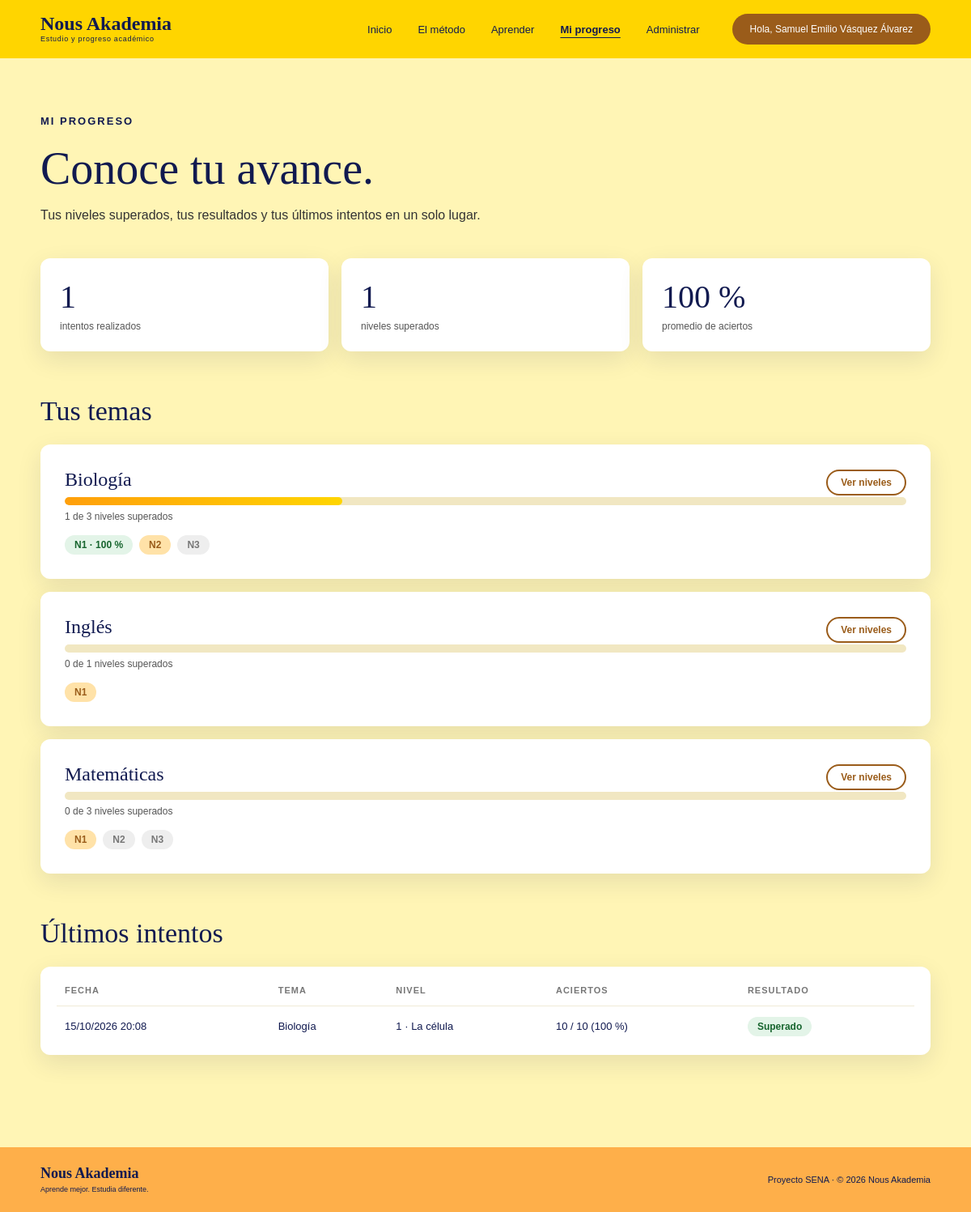
Screenshot of /ProyectoSenaFinal/Vistas/progreso.php (signed in) with the database file from the repository.
### tables this page shows
CREATE TABLE `temas` (
  `id_tema` int(11) NOT NULL,
  `nombre` varchar(100) NOT NULL,
  `descripcion` varchar(500) NOT NULL DEFAULT '',
  `fecha_creacion` datetime NOT NULL DEFAULT current_timestamp()
);

CREATE TABLE `niveles` (
  `id_nivel` int(11) NOT NULL,
  `id_tema` int(11) NOT NULL,
  `numero` tinyint(3) UNSIGNED NOT NULL,
  `nombre` varchar(100) NOT NULL,
  `descripcion` varchar(255) NOT NULL DEFAULT ''
);

CREATE TABLE `intentos` (
  `id_intento` int(11) NOT NULL,
  `id_usuario` int(11) NOT NULL,
  `id_nivel` int(11) NOT NULL,
  `aciertos` smallint(5) UNSIGNED NOT NULL,
  `total` smallint(5) UNSIGNED NOT NULL,
  `porcentaje` decimal(5,2) NOT NULL,
  `aprobado` tinyint(1) NOT NULL DEFAULT 0,
  `fecha` datetime NOT NULL DEFAULT current_timestamp()
);

### ProyectoSenaFinal/Config/sesion.php (called while the page is built, shortened)
<?php
function requerirSesion()
{
    return intval($_SESSION["id_usuario"]);
}
?>

### ProyectoSenaFinal/Datos/Intento/IntentoDAO.php (called while the page is built, shortened)
<?php
require_once __DIR__ . "/../../Config/conexionBDD.php";
class IntentoDAO
{
    private $conexion;
    public function __construct()
    {
        global $conexion;
        $this->conexion = $conexion;
    }
    public function ultimosIntentos($idUsuario, $limite)
    {
        $sql = "SELECT
                    i.aciertos,
                    i.total,
                    i.porcentaje,
                    i.aprobado,
                    i.fecha,
                    n.numero,
                    n.nombre AS nivel_nombre,
                    t.nombre AS tema_nombre
                FROM intentos i
                INNER JOIN niveles n
                    ON n.id_nivel = i.id_nivel
                INNER JOIN temas t
                    ON t.id_tema = n.id_tema
                WHERE i.id_usuario = ?
                ORDER BY i.fecha DESC, i.id_intento DESC
                LIMIT ?";
        $stmt = $this->conexion->prepare($sql);
        $intentos = [];
        $stmt->bind_param("ii", $idUsuario, $limite);
        $stmt->execute();
        $resultado = $stmt->get_result();
        while ($fila = $resultado->fetch_assoc()) {
            $intentos[] = $fila;
        }
        return $intentos;
    }
    public function obtenerEstadisticas($idUsuario)
    {
        $sql = "SELECT
                    COUNT(*) AS total_intentos,
                    COUNT(DISTINCT CASE
                        WHEN aprobado = 1 THEN id_nivel
                    END) AS niveles_aprobados,
                    COALESCE(AVG(porcentaje), 0) AS promedio
                FROM intentos
                WHERE id_usuario = ?";
        $stmt = $this->conexion->prepare($sql);
        $stmt->bind_param("i", $idUsuario);
        $stmt->execute();
        $fila = $stmt->get_result()->fetch_assoc();
        return [
            "total_intentos" => intval($fila["total_intentos"]),
            "niveles_aprobados" => intval($fila["niveles_aprobados"]),
            "promedio" => floatval($fila["promedio"])
        ];
    }
}
?>

### ProyectoSenaFinal/Datos/Tema/TemaDAO.php (called while the page is built, shortened)
<?php
require_once __DIR__ . "/../../Config/conexionBDD.php";
class TemaDAO
{
    private $conexion;
    public function __construct()
    {
        global $conexion;
        $this->conexion = $conexion;
    }
    public function listarTemas()
    {
        $sql = "SELECT
                    t.id_tema,
                    t.nombre,
                    t.descripcion,
                    COUNT(DISTINCT n.id_nivel) AS total_niveles,
                    COUNT(f.id_flashcard) AS total_flashcards
                FROM temas t
                LEFT JOIN niveles n
                    ON n.id_tema = t.id_tema
                LEFT JOIN flashcards f
                    ON f.id_nivel = n.id_nivel
                GROUP BY t.id_tema, t.nombre, t.descripcion
                ORDER BY t.nombre ASC";
        $resultado = $this->conexion->query($sql);
        $temas = [];
        while ($fila = $resultado->fetch_assoc()) {
            $temas[] = $fila;
        }
        return $temas;
    }
}
?>

### ProyectoSenaFinal/Datos/Nivel/NivelDAO.php (called while the page is built, shortened)
<?php
require_once __DIR__ . "/../../Config/conexionBDD.php";
class NivelDAO
{
    private $conexion;
    public function __construct()
    {
        global $conexion;
        $this->conexion = $conexion;
    }
    public function listarNivelesConEstado($idUsuario, $idTema)
    {
        $sql = "SELECT
                    n.id_nivel,
                    n.numero,
                    n.nombre,
                    n.descripcion,
                    (SELECT COUNT(*)
                     FROM flashcards f
                     WHERE f.id_nivel = n.id_nivel)
                    AS total_flashcards,
                    (SELECT COALESCE(MAX(i.porcentaje), 0)
                     FROM intentos i
                     WHERE i.id_nivel = n.id_nivel
                     AND i.id_usuario = ?)
                    AS mejor_porcentaje,
                    (SELECT COUNT(*)
                     FROM intentos i
                     WHERE i.id_nivel = n.id_nivel
                     AND i.id_usuario = ?)
                    AS total_intentos,
                    (SELECT COUNT(*)
                     FROM intentos i
                     WHERE i.id_nivel = n.id_nivel
                     AND i.id_usuario = ?
                     AND i.aprobado = 1)
                    AS veces_aprobado
                FROM niveles n
                WHERE n.id_tema = ?
                ORDER BY n.numero ASC";
        $stmt = $this->conexion->prepare($sql);
        $niveles = [];
        $stmt->bind_param(
            "iiii",
            $idUsuario,
            $idUsuario,
            $idUsuario,
            $idTema
        );
        $stmt->execute();
        $resultado = $stmt->get_result();
        $anteriorAprobado = true;
        while ($fila = $resultado->fetch_assoc()) {
            $fila["total_flashcards"] =
                intval($fila["total_flashcards"]);
            $fila["mejor_porcentaje"] =
                floatval($fila["mejor_porcentaje"]);
            $fila["total_intentos"] =
                intval($fila["total_intentos"]);
            if (intval($fila["veces_aprobado"]) > 0) {
                $fila["estado"] = "aprobado";
                $anteriorAprobado = true;
            } elseif (
                $fila["total_flashcards"]
                < MINIMO_FLASHCARDS_NIVEL
            ) {
                $fila["estado"] = "construccion";
                $anteriorAprobado = false;
            } elseif ($anteriorAprobado) {
                $fila["estado"] = "disponible";
                $anteriorAprobado = false;
            } else {
                $fila["estado"] = "bloqueado";
            }
            $niveles[] = $fila;
        }
        return $niveles;
    }
}
?>

### ProyectoSenaFinal/Vistas/progreso.php (the view, shortened to what this page needs)
<?php
require_once __DIR__ . "/../Config/sesion.php";
require_once __DIR__ . "/../Datos/Tema/TemaDAO.php";
require_once __DIR__ . "/../Datos/Nivel/NivelDAO.php";
require_once __DIR__ . "/../Datos/Intento/IntentoDAO.php";
$idUsuario = requerirSesion();
$temaDAO = new TemaDAO();
$nivelDAO = new NivelDAO();
$intentoDAO = new IntentoDAO();
$estadisticas = $intentoDAO->obtenerEstadisticas($idUsuario);
$ultimosIntentos = $intentoDAO->ultimosIntentos($idUsuario, 10);
$temas = $temaDAO->listarTemas();
foreach ($temas as $indice => $tema) {
    $niveles =
        $nivelDAO->listarNivelesConEstado(
            $idUsuario,
            intval($tema["id_tema"])
        );
    $aprobados = 0;
    foreach ($niveles as $nivel) {
        if ($nivel["estado"] === "aprobado") {
            $aprobados++;
        }
    }
    $temas[$indice]["niveles"] = $niveles;
    $temas[$indice]["aprobados"] = $aprobados;
}
require __DIR__ . "/componentes/cabecera.php";
?>
<main class="pagina">
<div class="contenedor">
    <div class="pagina-cabecera">
        <span class="section-label">
            MI PROGRESO
        </span>
        <h1>
            Conoce tu avance.
        </h1>
        <p>
            Tus niveles superados, tus resultados y
            tus últimos intentos en un solo lugar.
        </p>
    </div>
    <div class="stats-grid">
        <div class="stat-card">
            <strong><?= $estadisticas["total_intentos"] ?></strong>
            <span>intentos realizados</span>
        </div>
        <div class="stat-card">
            <strong><?= $estadisticas["niveles_aprobados"] ?></strong>
            <span>niveles superados</span>
        </div>
        <div class="stat-card">
            <strong><?= round($estadisticas["promedio"]) ?> %</strong>
            <span>promedio de aciertos</span>
        </div>
    </div>
    <h2 class="subtitulo">Tus temas</h2>
    <?php if (count($temas) === 0): ?>
        <div class="tarjeta vacio">
            <p>Aún no hay temas publicados.</p>
        </div>
    <?php else: ?>
        <div class="lista-temas">
            <?php foreach ($temas as $tema): ?>
                <?php
                $totalNiveles = count($tema["niveles"]);
                $porcentaje =
                    ($totalNiveles > 0)
                        ? round(($tema["aprobados"] / $totalNiveles) * 100)
                        : 0;
                ?>
                <article class="tarjeta">
                    <div class="tema-linea">
                        <h3>
                            <?= htmlspecialchars($tema["nombre"]) ?>
                        </h3>
                        <a href="tema.php?id=<?= intval($tema["id_tema"]) ?>"
                           class="btn btn-claro btn-chico">
                            Ver niveles
                        </a>
                    </div>
                    <div class="barra">
                        <div class="barra-relleno"
                             style="width: <?= $porcentaje ?>%"></div>
                    </div>
                    <div class="barra-texto">
                        <?= $tema["aprobados"] ?> de <?= $totalNiveles ?>
                        niveles superados
                    </div>
                    <?php if ($totalNiveles > 0): ?>
                        <div class="chips chips-niveles">
                            <?php foreach ($tema["niveles"] as $nivel): ?>
                                <span class="chip chip-<?= $nivel["estado"] ?>"
                                      title="<?= htmlspecialchars($nivel["nombre"]) ?>">
                                    N<?= intval($nivel["numero"]) ?>
                                    <?php if ($nivel["total_intentos"] > 0): ?>
                                        · <?= round($nivel["mejor_porcentaje"]) ?> %
                                    <?php endif; ?>
                                </span>
                            <?php endforeach; ?>
                        </div>
                    <?php endif; ?>
                </article>
            <?php endforeach; ?>
        </div>
    <?php endif; ?>
    <h2 class="subtitulo">Últimos intentos</h2>
    <?php if (count($ultimosIntentos) === 0): ?>
        <div class="tarjeta vacio">
            <p>Todavía no has practicado ningún nivel.</p>
            <a href="temas.php" class="btn">Empezar a practicar</a>
        </div>
    <?php else: ?>
        <div class="tarjeta tabla-scroll">
            <table class="tabla">
                <thead>
                    <tr>
                        <th>Fecha</th>
                        <th>Tema</th>
                        <th>Nivel</th>
                        <th>Aciertos</th>
                        <th>Resultado</th>
                    </tr>
                </thead>
                <tbody>
                    <?php foreach ($ultimosIntentos as $intento): ?>
                        <tr>
                            <td>
                                <?= htmlspecialchars(
                                    date("d/m/Y H:i", strtotime($intento["fecha"]))
                                ) ?>
                            </td>
                            <td>
                                <?= htmlspecialchars($intento["tema_nombre"]) ?>
                            </td>
                            <td>
                                <?= intval($intento["numero"]) ?>
                                · <?= htmlspecialchars($intento["nivel_nombre"]) ?>
                            </td>
                            <td>
                                <?= intval($intento["aciertos"]) ?>
                                / <?= intval($intento["total"]) ?>
                                (<?= round($intento["porcentaje"]) ?> %)
                            </td>
                            <td>
                                <?php if (intval($intento["aprobado"]) === 1): ?>
                                    <span class="insignia insignia-ok">Superado</span>
                                <?php else: ?>
                                    <span class="insignia insignia-no">No superado</span>
                                <?php endif; ?>
                            </td>
                        </tr>
                    <?php endforeach; ?>
                </tbody>
            </table>
        </div>
    <?php endif; ?>
</div>
</main>
<?php require __DIR__ . "/componentes/pie.php"; ?>

### rows the page displays
temas: nombre "Biología", $porcentaje 33 (drawn), aprobados "1", totalNiveles "3"
niveles: numero "1", mejor_porcentaje "100"
niveles: numero "2"
niveles: numero "3"
temas: nombre "Inglés", aprobados "0", totalNiveles "1"
niveles: numero "1"
temas: nombre "Matemáticas", aprobados "0", totalNiveles "3"
niveles: numero "1"
niveles: numero "2"
niveles: numero "3"
intentos: fecha "15/10/2026 20:08", temas.nombre "Biología", id_nivel.numero "1", id_nivel.nombre "La célula", aciertos "10", total "10", porcentaje "100", aprobado "Superado"

### other values shown
$_SESSION["nombre"] "Samuel Emilio Vásquez Álvarez"
$estadisticas["total_intentos"] "1"
$estadisticas["niveles_aprobados"] "1"
$estadisticas["promedio"] "100"
